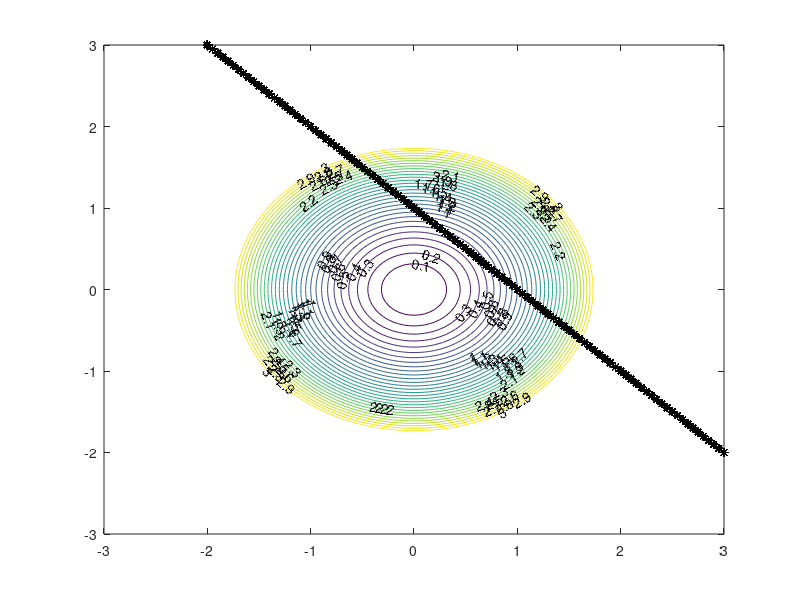

Source code (MATLAB): (Note: this script raises an error after producing the figure.)
%-------------------------------
% Constrained optimization
% Problem 3
%-------------------------------


clear all; % clear variables in workspace
close all; % close all figures
clc;  % clear Matlab Command

%--------------------------------------
% Minimization of the function
%--------------------------------------
x=[-3:0.05:3];
y=[-3:0.05:3];
[xx,yy]=meshgrid(x,y);

zz=xx.^2+yy.^2;

levels = [0:0.1:3];
contour(xx,yy,zz,levels,'ShowText','on'); % zoom on the level sets
hold on,
plot(xx,-xx+1, '*k');

% Solving with FMINCON
Initialization=[0;0];
A=[];
B=[];

Aeq=[];
Beq=[];
lb=[];
ub=[];
options=optimset('fmincon');
options=optimset(options, 'Display', 'iter', 'MaxIter', 100, 'TolFun', 1e-5, 'TolX', 1e-3, 'TolCon', 0.0001); % CHANGE maximal number of iteration MaxIter

%  [OptimalSolution,fval,exitflag,output,lambda]=fmincon(fun,Initialization,A,b,Aeq,beq,lb,ub,nonlcon,options);
 [OptimalSolution,fval,exitflag,output,lambda]=fmincon(@cost,Initialization,A,B,Aeq,Beq,lb,ub,[], options);
 
 lambda
 Aeq*OptimalSolution-Beq

 




